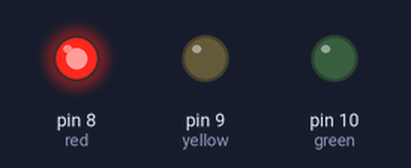
A sketch run on a simulated Arduino Uno, built with avr-gcc and run on an emulated ATmega328P. Shown: output pins drawn as LEDs (lit = HIGH).

Above: at 3.0 s.
At 11.0 s:
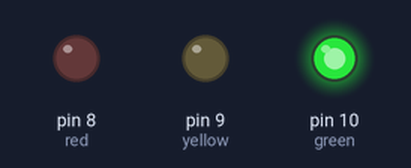
At 15.0 s:
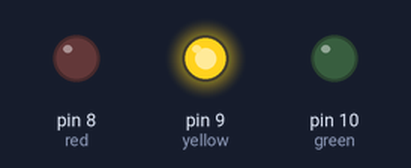
Timing chart, 0 to 20.8 s (numbered marks = the images above):
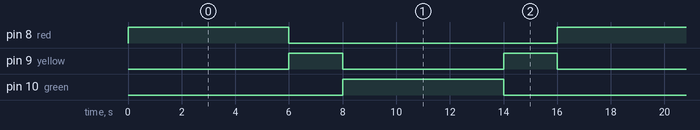

Measured:
- by itself, pin 8 (red), pin 10 (green): alternates HIGH for 6.0 s and LOW for 10.0 s
- by itself, pin 9 (yellow): alternates HIGH for 2.0 s and LOW for 6.0 s
- by itself, everything shown: repeats every 16.0 s, in 4 steps

The sketch:

scretch.ino
```cpp
#define green 10
#define yellow 9
#define red 8
unsigned long time;
unsigned long currentTime;
void setup() {
  // put your setup code here, to run once:
  Serial.begin(9600);
  pinMode(green, OUTPUT);
  pinMode(yellow, OUTPUT);
  pinMode(red, OUTPUT);
  digitalWrite(red, LOW);
  digitalWrite(yellow, LOW);
  digitalWrite(green, LOW);
  time = millis();
}
void loop() {
  currentTime = millis() - time;
  if(currentTime <= 6000){
    digitalWrite(yellow, LOW);
    digitalWrite(red, HIGH);
  }
  else if(currentTime > 6000 && currentTime <= 8000){
    digitalWrite(red, LOW);
    digitalWrite(yellow, HIGH);
  }
  else if(currentTime > 8000 && currentTime <= 14000){
    digitalWrite(yellow, LOW);
    digitalWrite(green, HIGH);
  }
  else if(currentTime >= 14000 && currentTime <= 16000) {
    digitalWrite(green, LOW);
    digitalWrite(yellow, HIGH);
  }
  else {
    time = millis();
  }
}
```
